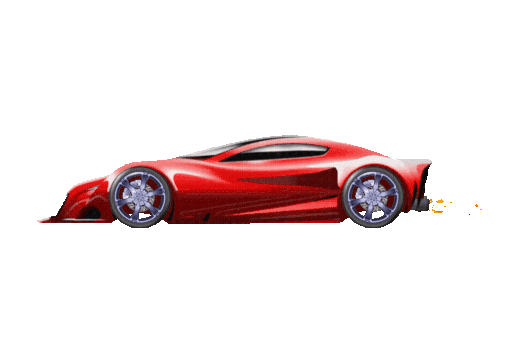
#> input picture Day_23_the_turtle_crossing_capstone/car.gif, 512 x 341 px
$ python xu_ly_anh.py
#> lines starting #> are read from the running program, lines starting #| are printed output that depends on the picture
from PIL import Image


img = Image.open("car.gif")
#> img is the input picture: PIL image 512x341 P; mean R, G, B, A 222.7, 76.5, 36, 36.9


img_resized = img.resize((50,25))
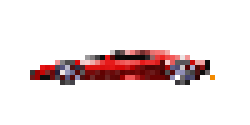
#> img_resized: PIL image 50x25 P (shown 5 times larger); mean R, G, B, A 222.2, 75.1, 34.2, 35.5; transparent parts drawn white


img_resized.save("car_chinh_size.gif")
